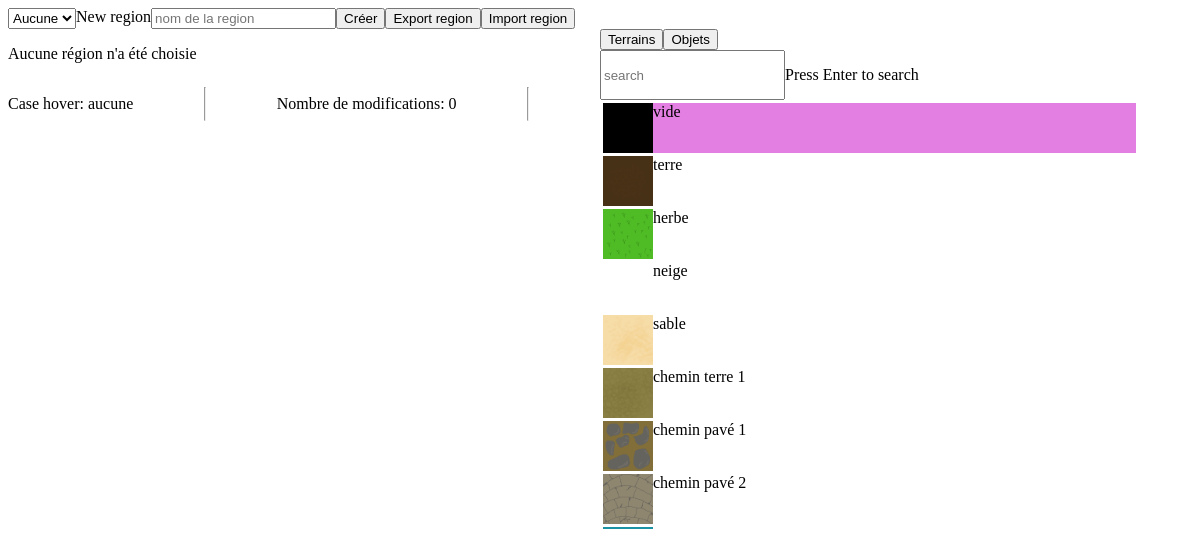
Page /web/php/editor.php (signed in) on the committed database.
### tables this page shows
CREATE TABLE terrain (
			id_terrain INT PRIMARY KEY,
		 	image_ TEXT,
		 	nom  TEXT,
	     	peut_marcher BOOLEAN,
		 	cultivable BOOLEAN,
		 	objet_dessus BOOLEAN);

### includes/bdd.php (called while the page is built, shortened)
<?php
function requete_prep($db, $requested, $vars=array(), $debug=false){
    $statement = $db->prepare($requested, array(PDO::ATTR_CURSOR => PDO::CURSOR_FWDONLY));
    $reponse = $statement->execute($vars);
    $arr = $statement->fetchAll();
    return $arr;
}

### web/php/editor.php (the view, shortened to what this page needs)
<?php
include_once "../../includes/bdd.php";
$db = load_db("../../includes/config.json");
$requete = "SELECT * FROM terrain;";
$terrains = array();
$r = requete_prep($db, $requete);
foreach($r as $i => $data){
    $nom = $data["nom"];
    $img = $data["image_"];
    $terrains[$data["id_terrain"]] = array("nom"=>$nom, "img"=>$img);
}
$requete = "SELECT * FROM objets;";
$objets = array();
$r = requete_prep($db, $requete);
foreach($r as $i => $data){
    $nom = $data["nom"];
    $img = $data["image_"];
    $objets[$data["id_objet"]] = array("id_objet"=>$data["id_objet"], "nom"=>$nom,
                                       "img"=>$img, "z_index"=>$data["z_index"]);
}
$region_selected = "";
$cases_terrains = array();
$cases_objets = array();
?>
<html>
    <head>
        <link href="../css/editor.css" rel="stylesheet" />
    </head>
    <body>
        <div>
            <div class="row">
                <select id="region_sel" onchange="change_map()">
                    <option value="" <?php if($region_selected == ""){ echo "selected"; } ?>>Aucune</option>
                </select>
                <div class="row">
                    <label>New region</label>
                    <input id="new_region_name" type="text" placeholder="nom de la region">
                    <button onclick="new_region();">Créer</button>
                </div>
                <div class="row">
                    <button onclick="export_region();">Export region</button>
                    <button onclick="import_region();">Import region</button>
                </div>
            </div>
        </div>
        <div class="row">
            <div style="overflow:auto;width:100%;height:90%;">
            <?php
                if($region_selected!=""){
                    echo "<svg viewBox=\"0 0 100 80\" id=\"viewport\" onmouseleave=\"is_clicking=false;\" style=\"background:white;border:1px solid black;\" xmlns=\"http://www.w3.org/2000/svg\">";
                    $tx = 20;
                    $ty = 16;
                    $tc = 5;
                    $dx = 0;
                    $dy = 0;
                    for($x = 0; $x < $tx; $x++){
                        for($y = 0; $y < $ty; $y++){
                            $cx = $x * $tc + $dx;
                            $cy = $y * $tc + $dy;
                            $idd = "$x-$y";
                            $src="../imgs/tuiles/vide.png";
                            if(isset($cases_terrains[$idd])){
                                $img = $terrains[$cases_terrains[$idd]["id_terrain"]]["img"];
                                $src = "../imgs/tuiles/$img";
                            }
                            $ct = $tc + 0.15;
                            echo "<image z_index=0 id=\"$x-$y\" xlink:href=\"$src\" x=\"$cx\" y=\"$cy\" width=\"$ct\" height=\"$ct\" onmouseover=\"mo($x,$y);\" onmouseout=\"ml($x,$y);\" class=\"case\"></image>";
                        }
                    }
                    for($x = 0; $x < $tx; $x++){
                        for($y = 0; $y < $ty; $y++){
                            $cx = $x * $tc + $dx;
                            $cy = $y * $tc + $dy;
                            $idd = "$x-$y";
                            $src = "";
                            if(isset($cases_objets[$idd])){
                                $img = $objets[$cases_objets[$idd]["id_objet"]]["img"];
                                $src = "../imgs/objets/$img";
                            }
                            $ct = $tc + 0.15;
                            echo "<image z_index=0 id=\"o_$x-$y\" xlink:href=\"$src\" x=\"$cx\" y=\"$cy\" width=\"$ct\" height=\"$ct\" onmouseover=\"mo($x,$y);\" onmouseout=\"ml($x,$y);\" class=\"case\"></image>";
                        }
                    }
                    echo "</svg>";
                }
                else{
                    echo "<p>Aucune région n'a été choisie</p>";
                }
            ?>
            <div class="row">
                <p>Case hover: <span id="hover_case">aucune</span></p>
                <hr />
                <p>Nombre de modifications: <span id="nb_modifs">0</span></p>
                <hr />
            </div>
            </div>
            <div style="overflow:scroll;width:100%;height:500px;">
                <div class="liste_tiles">
                    <div class="row">
                        <button onclick="set_selection('terrains');">Terrains</button>
                        <button onclick="set_selection('objets');">Objets</button>
                    </div>
                    <div id="terrains">
                        <div class="row"> <input id="search_t" type="text" placeholder="search" onkeypress="search_t();" onchange="search_t();" /> <p>Press Enter to search</p></div>
                        <?php
                            foreach($terrains as $i=>$data){
                                $img = $data["img"];
                                $nom = $data["nom"];
                                $sel = "";
                                if($i == 0){
                                    $sel = "liste_element_selectione";
                                }
                                echo "<div value=\"$nom\" id=\"liste_elt_$i\" class=\"liste_terrains liste_element $sel\" onclick=\"select_tile($i);\"><img class=\"img_liste_element\" src=\"../imgs/tuiles/$img\" /><label>$nom</label></div>";
                            }
                        ?>
                    </div>
                </div>
            </div>
        </div>
    </body>
</html>

### web/css/editor.css (style rules this page uses)
.row { display: flex; flex-direction: row; }
.liste_element { width: 90%; display: flex; flex-direction: row; margin: 3px; }
.liste_element_selectione { background-color: rgba(200, 0, 200, 0.5); }
.img_liste_element { width: 50px; height: 50px; float: left; }

### web/php/editor.php (style rules this page uses)
body { overflow: hidden; }

### rows in the picture
terrain: image_ (picture), nom "vide"
terrain: image_ (picture), nom "terre"
terrain: image_ (picture), nom "herbe"
terrain: image_ (picture), nom "neige"
terrain: image_ (picture), nom "sable"
terrain: image_ (picture), nom "chemin terre 1"
terrain: image_ (picture), nom "chemin pavé 1"
terrain: image_ (picture), nom "chemin pavé 2"
terrain: image_ (picture)
